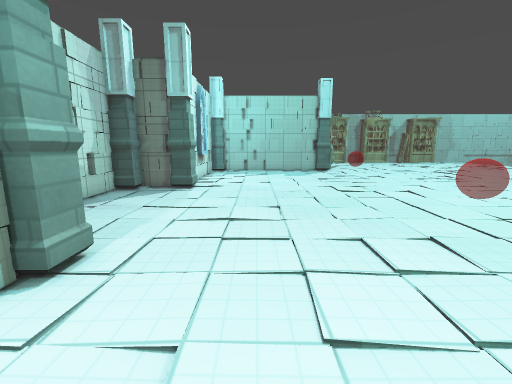
View 1 (above)

20 first-person views from a walk through a 3-D level made in the Godot game engine. The camera is 1.3 m above the floor, tilts 10° down and sees 90° across. The floor is counted in squares, 0.5 m on a side. Each view is taken from the middle of a square. On the plan, view 1 faces up. The plan holds only what a view shows up to about 18 squares ahead; the rest is blank. The place goes on beyond the plan. Surface patterns are stand-ins for the level's own textures.

View 2
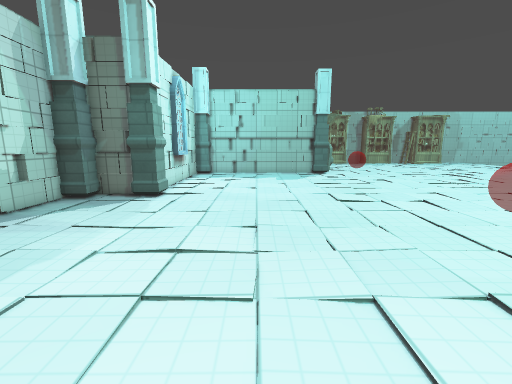

View 3
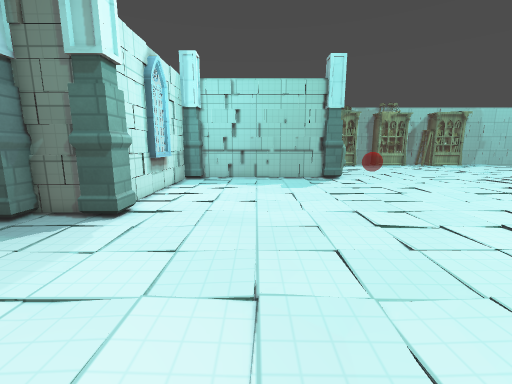

View 4
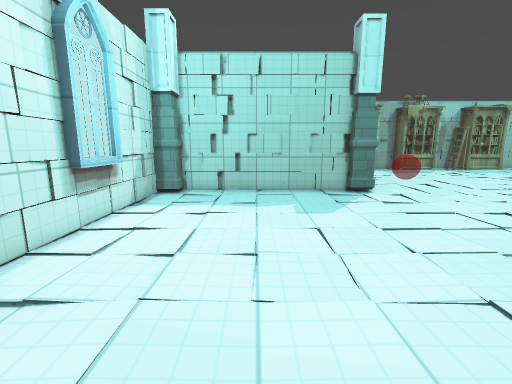

View 5
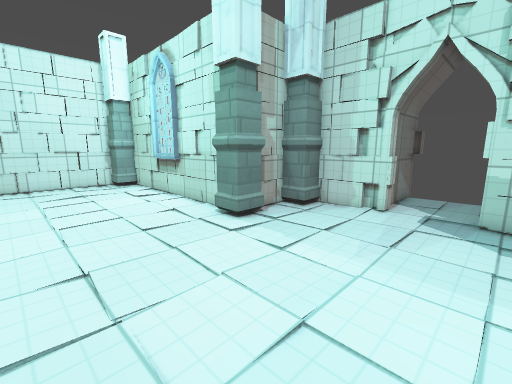

View 6
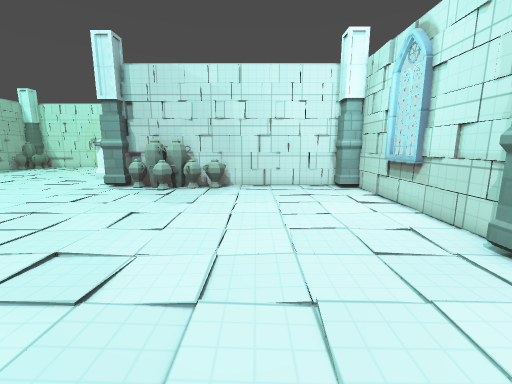

View 7
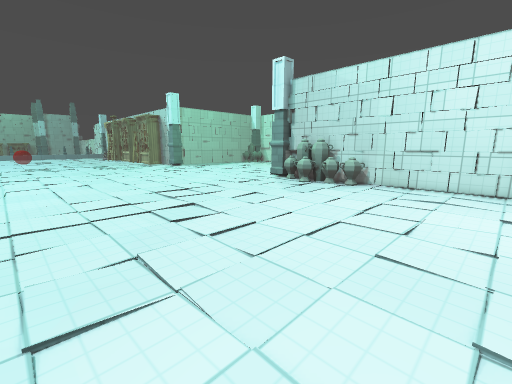

View 8
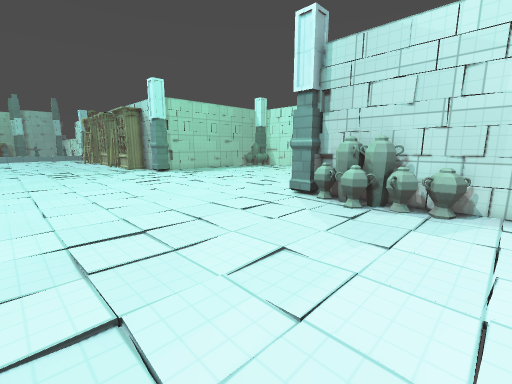

View 9
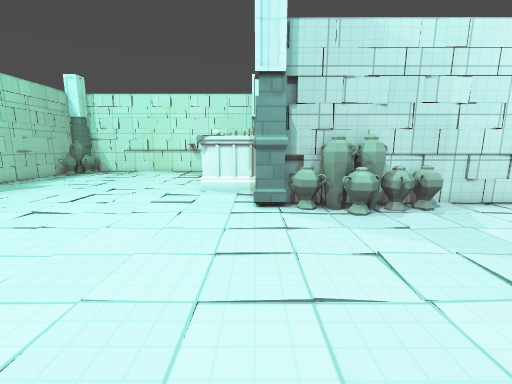

View 10
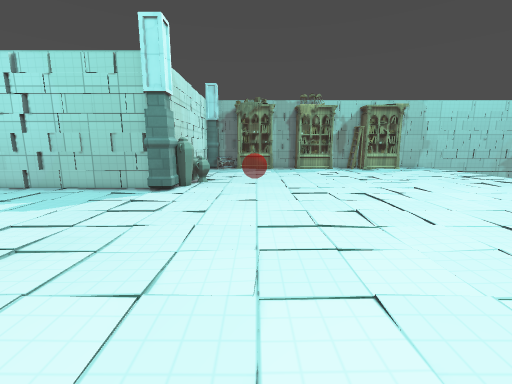

View 11
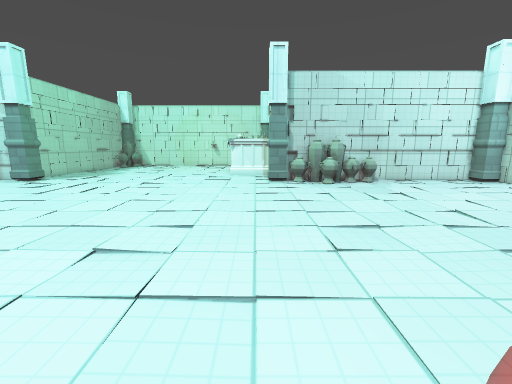

View 12
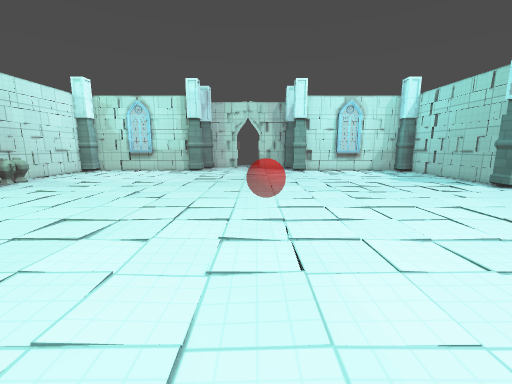

View 13
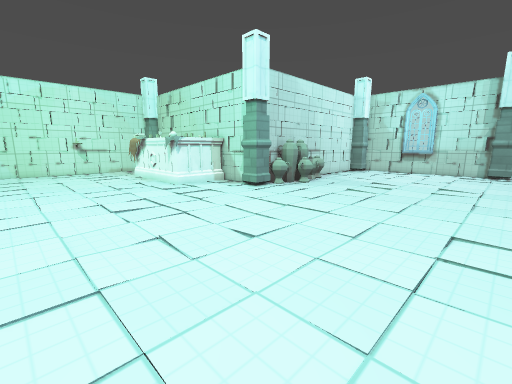

View 14
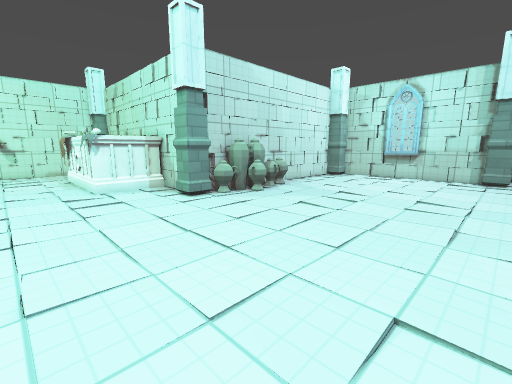

View 15
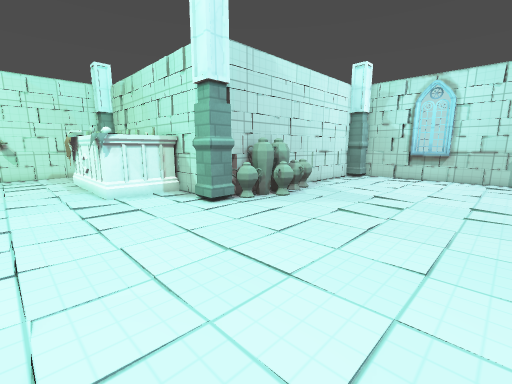

View 16
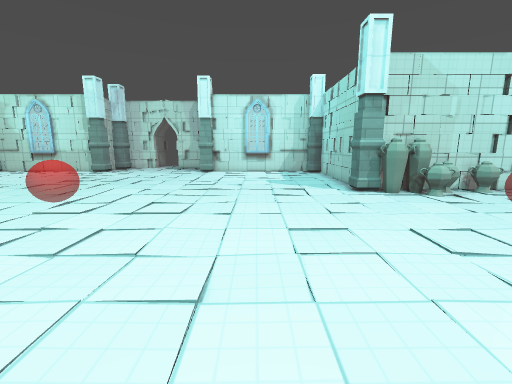

View 17
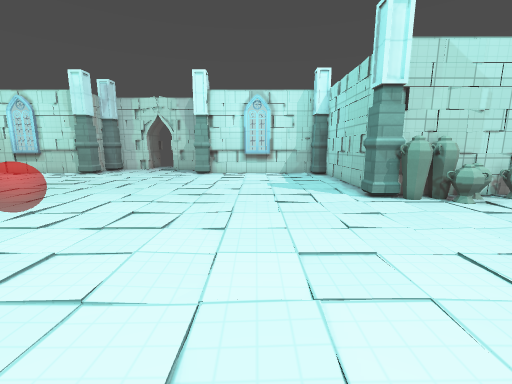

View 18
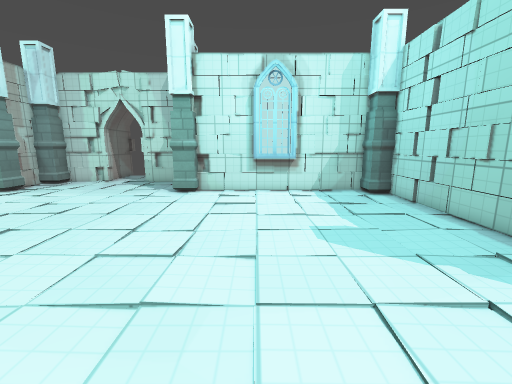

View 19
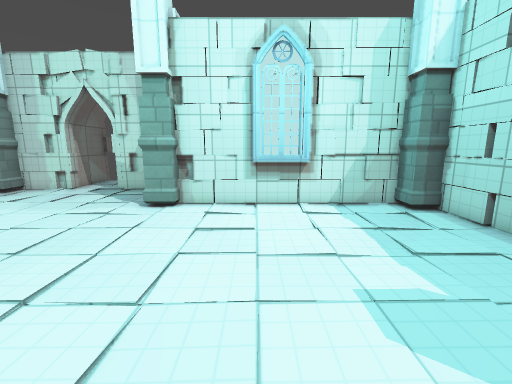

View 20
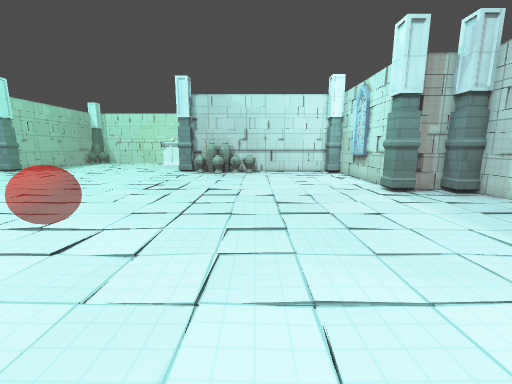

### Floor plan
Points are (right, up) in squares from view 1. A wall is a line through its corners. A room is listed if a view was taken in it or the views show most of it. See-through windows are left out.
Room 1 (views 1, 2, 3, 4, 5, 6, 7, 8, 9, 10, 11, 12, 13, 14, 15, 16, 17, 18, 19, 20)
walls: (-4.6, 4.3) (-4.8, 2.3); (-5, 4.8) (-5, 4.2); (-5.5, 6) (-4.1, 6) (-4.1, 4.7) (-4.7, 4.7) (-4.7, -5.5) (-3.5, -5.5) (-3.5, -6.7) (10.7, -6.7); (9.9, -7) (10.7, -7) (10.7, -6) (12, -6) (12, -7.4); (-4.1, 18) (-4.1, 16.1) (-5.5, 16.1); (-5, 18.1) (-5, 17.4) (-4, 17.4); (-5.7, 16.7) (-7.5, 16.7); (-5.8, 16.6) (-7.5, 16.8) (-7.5, 15.6) (-8.7, 15.6) (-8.7, 12.2); (4.9, -7) (6.1, -7); (-4.5, 0.6) (-4.5, -2); (11.3, -8.2) (11.3, -10.9); (11.3, -8.3) (11.2, -9.8); (3.2, -7) (4.7, -7); (6.8, 28.7) (-3.5, 28.7) (-3.5, 27.5) (-4.7, 27.5) (-4.7, 17.4); (6.2, 28.6) (4.2, 28.8); (2, -7) (3.1, -7); (7.9, 29.5) (7.9, 28) (6.7, 28) (6.7, 29); (-8.5, 13.8) (-9, 13.7) (-9, 13.1); (-9, 9.2) (-9, 7.8); (0.1, -7) (1.9, -7); (11.2, -10.3) (15.2, -10.3) (15.2, -11.4); (-9.4, 9.6) (-8.7, 9.6) (-8.7, 6.6) (-7.5, 6.6) (-7.5, 5.3) (-5.8, 5.3); (2.5, 28.6) (0.4, 28.8); (11, -10.5) (15.2, -10.5); (15.1, -10.1) (15.6, -10.3) (15.5, -11.4); (-4.5, 23.5) (-4.5, 20.9); (-4.7, 24.6) (-4.8, 23.4); (7.3, 31.5) (7.3, 29.6); (-1, 29) (-1.8, 29); (-11.5, 9.3) (-9.8, 9.3); (15.2, -12.4) (15.2, -15.5); (-5, 27.6) (-5, 24.8)
objects: vase (4, -6) to (5, -5); vase (6, -6) to (7, -5); vase (7, -6); vase (8, -6) to (8, -5); vase (8, -4); vase (8, 30) to (9, 30); vase (8, 31); vase (9, -6) to (10, -5); vase (9, 31); other object (15, -14)

Positions as (right, up) in squares from view 1, and headings:
1: (0, 0), facing up
2: (1, 3), facing up
3: (1, 7), facing up
4: (1, 13), facing up
5: (2, 13), facing down-left
6: (2, 11), facing down
7: (-3, 11), facing down-right
8: (3, 6), facing down-right
9: (12, 5), facing down
10: (13, 13), facing up
11: (13, 13), facing down
12: (24, 12), facing left
13: (24, 6), facing down-left
14: (19, 6), facing down-left
15: (19, 4), facing down-left
16: (23, 22), facing left
17: (21, 22), facing left
18: (11, 21), facing left
19: (7, 21), facing left
20: (4, 21), facing down
